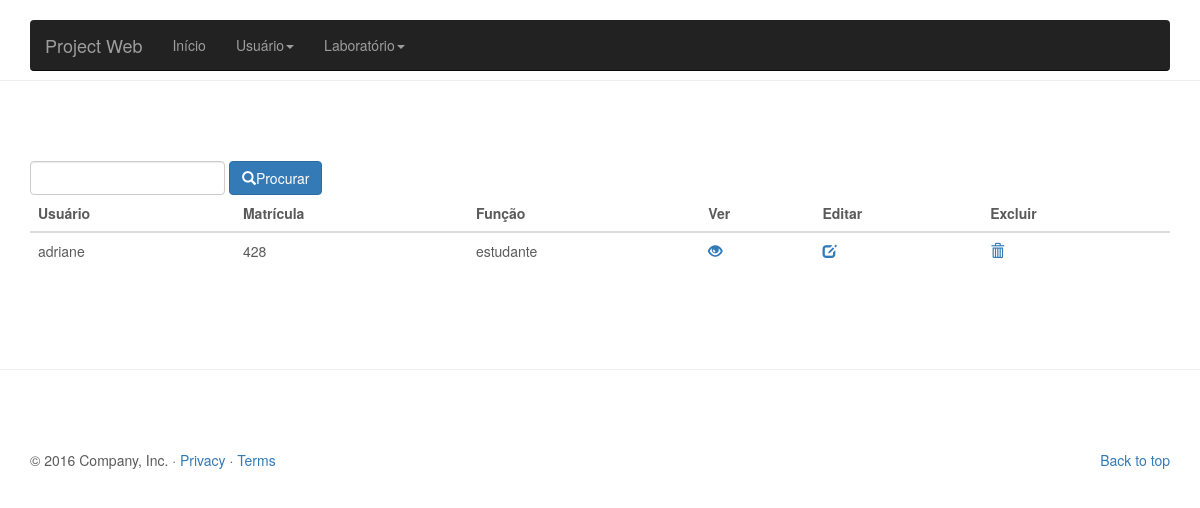
The app's page /lab/view/listarUser.php?buscar=adriane with its own data.
### tables this page shows
CREATE TABLE `usuario` (
  `matricula` int(11) NOT NULL,
  `nome` varchar(100) DEFAULT NULL,
  `funcao` varchar(30) DEFAULT NULL
);

### lab/view/listarUser.php (the view, shortened to what this page needs)
<?php include '../controller/conexao.php';
  if(!empty($_REQUEST)){
    $busca = $_REQUEST['buscar'];
    $query = "SELECT * FROM usuario WHERE nome LIKE '%$busca%' or matricula LIKE '%$busca%'";
  }else{
    $query = "SELECT * FROM usuario";
  }
$res = mysqli_query($conn, $query);
?>
<!DOCTYPE html>
<html lang="pt-br">
  <head>
    <link href="../css/bootstrap.min.css" rel="stylesheet">
    <link href="../css/carousel.css" rel="stylesheet">
  </head>
  <body>
    <div class="navbar-wrapper">
      <div class="container">
        <nav class="navbar navbar-inverse navbar-static-top">
          <div class="container">
            <div class="navbar-header">
              <a class="navbar-brand" href="inicio.php">Project Web</a>
            </div>
            <div id="navbar" class="navbar-collapse collapse">
              <ul class="nav navbar-nav">
                <li><a href="inicio.php">Início</a></li>
                <li class="dropdown">
                  <a href="inserirUser.php" class="dropdown-toggle" data-toggle="dropdown" role="button" aria-haspopup="true" aria-expanded="false">Usuário<span class="caret"></span></a>
                  <li class="dropdown">
                  <a href="inserirUser.php" class="dropdown-toggle" data-toggle="dropdown" role="button" aria-haspopup="true" aria-expanded="false">Laboratório<span class="caret"></span></a>
                </li>
              </ul>
            </div>
          </div>
        </nav>
      </div>
    </div>
<hr class="featurette-divider">
       <div class="container">
       <form class="form-inline" method="get" action="listarUser.php">
        <input type="text" name="buscar" id="nome" class="form-control" autofocus>
        <button class="btn btn-primary" type="submit"><span class="glyphicon glyphicon-search"></span>Procurar</button>
        </form>
    <table class="table table-hover">
    <thead>
      <tr>
        <th>Usuário</th>
        <th>Matrícula</th>
        <th>Função</th>
        <th>Ver</th>
        <th>Editar</th>
        <th>Excluir</th>
      </tr>
    </thead>
    <tbody>
      <?php
while($linha = mysqli_fetch_array($res)){
        echo "<tr><td>".$linha['nome']."</td>";
        echo "<td>".$linha['matricula']."</td>";
        echo "<td>".$linha['funcao']."</td>";
        echo "<td><a href=\"verUser.php?btn=atualizar&nome=$linha[nome]&matricula=$linha[matricula]&funcao=$linha[funcao]\"><span class='glyphicon glyphicon-eye-open'></span></a></td>";
        echo "<td><a href=\"editUser.php?btn=atualizar&nome=$linha[nome]&matricula=$linha[matricula]&funcao=$linha[funcao]\"><span class='glyphicon glyphicon-edit'></span></a></td>";
        echo "<td><a href=\"../controller/controllerUser.php?btn=deletar&nome=$linha[nome]&matricula=$linha[matricula]&funcao=$linha[funcao]\"onClick=\"return confirm('Tem certeza que deseja excluir?')\"><span class='glyphicon glyphicon-trash'></span></a></td></tr>";
 } ?>
    </tbody>
  </table>
</div>
<hr class="featurette-divider">
    <div class="container marketing">
      <footer>
        <p class="pull-right"><a href="#">Back to top</a></p>
        <p>&copy; 2016 Company, Inc. &middot; <a href="#">Privacy</a> &middot; <a href="#">Terms</a></p>
      </footer>
    </div>
  </body>
</html>

### lab/css/carousel.css (style rules this page uses)
body { padding-bottom: 40px; color: #5a5a5a; }
.navbar-wrapper { position: absolute; top: 0; right: 0; left: 0; z-index: 20; }
.navbar-wrapper > .container { padding-right: 0; padding-left: 0; }
.navbar-wrapper .navbar { padding-right: 15px; padding-left: 15px; }
.navbar-wrapper .navbar .container { width: auto; }
.featurette-divider { margin: 80px 0; }
@media (min-width: 768px) { .navbar-wrapper { margin-top: 20px; } }
@media (min-width: 768px) { .navbar-wrapper .container { padding-right: 15px; padding-left: 15px; } }
@media (min-width: 768px) { .navbar-wrapper .navbar { padding-right: 0; padding-left: 0; } }
@media (min-width: 768px) { .navbar-wrapper .navbar { border-radius: 4px; } }

### records on screen
usuario: nome "adriane", matricula "428", funcao "estudante"
